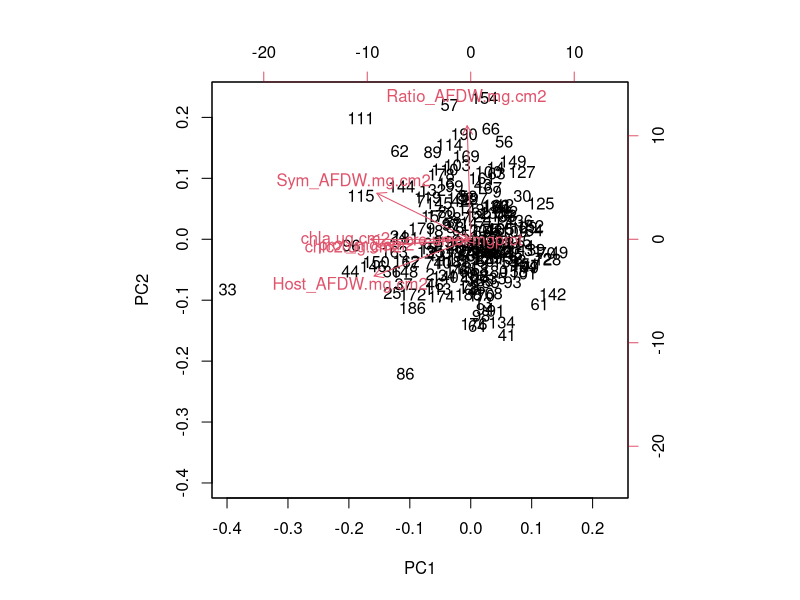
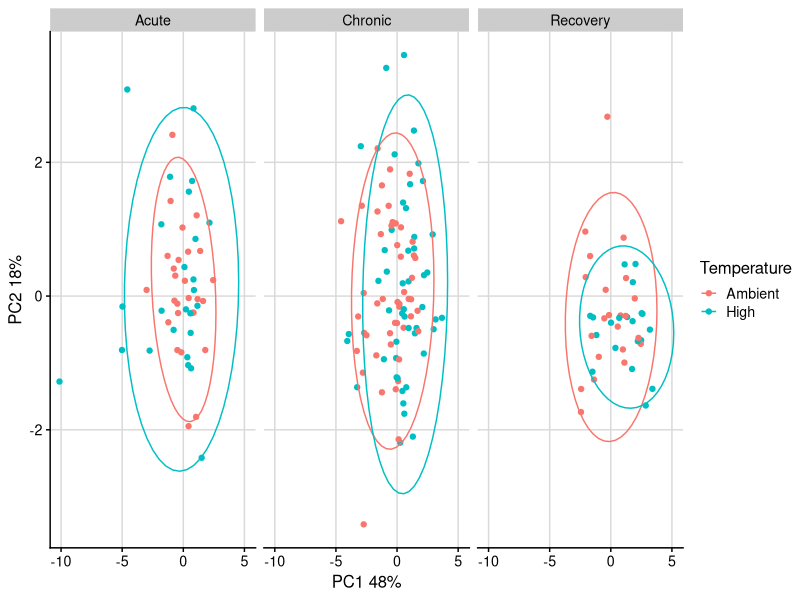
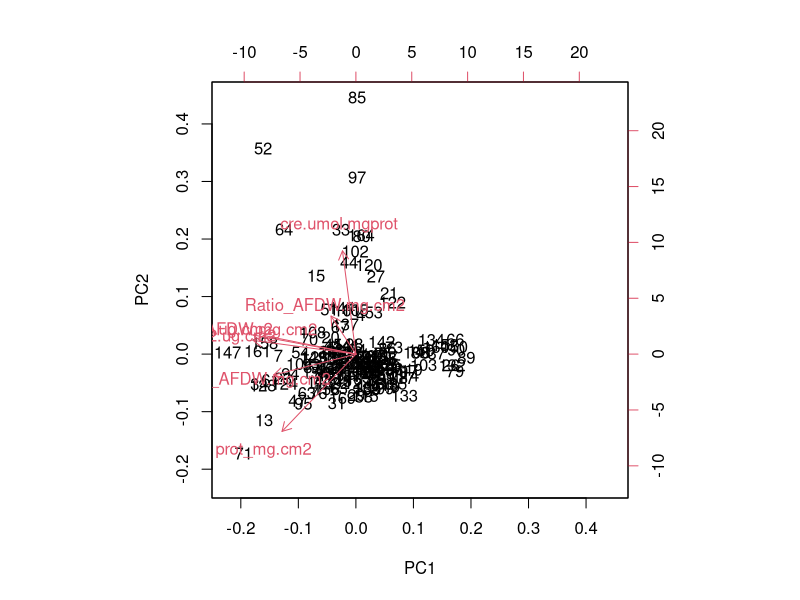
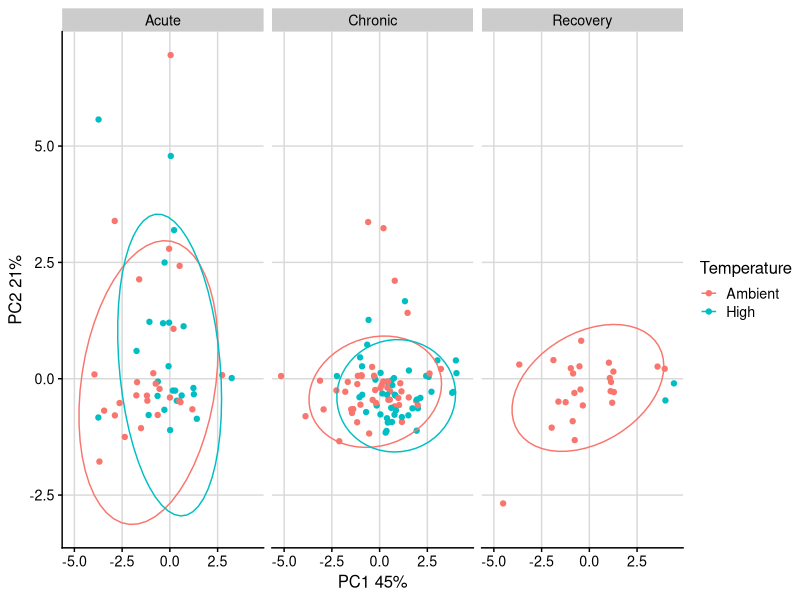

Source code (R) for these figures, in order:
# set working directory and load necessary packages
library(vegan)
library(tidyverse)
library(reshape2)
#library(ggbiplot)
library(broom)  # devtools::install_github("tidymodels/broom")
library(cowplot)
library(ggpubr)

# set seed
set.seed(54321)

# import data
data <- read.csv("Output/results_physiology.csv") #read in file
data <- data[ ,-c(10:12)]
data <- na.omit(data)
unique(data$Phase)
M.data <- data %>% filter(Species=="Mcapitata")
P.data <- data %>% filter(Species=="Pacuta")
Mcap.data <- M.data[,c(10:16)]
Pact.data <- P.data[,c(10:16)]

#Identify Factors 
Mcap.info <- M.data[,c(1:9,17)]
Pact.info <- P.data[,c(1:9,17)]

#Scale and center datasets
Mcap.data.scaled <- scale(Mcap.data, center = T, scale = T) # scaled variables
Pact.data.scaled <- scale(Pact.data, center = T, scale = T) # scaled variables

### Mcap
#PCA
Mcap.pca.out <- prcomp(Mcap.data.scaled, center=FALSE, scale=FALSE) #run PCA
summary(Mcap.pca.out) #view results
biplot(Mcap.pca.out) #plot results

# PERMANOVA
Mcap.mod <- adonis2(Mcap.data.scaled ~ Temperature * CO2 * Timepoint, data = Mcap.info, method = "euclidian") # PERMANOVA
Mcap.mod

Mcap.pca.out %>%
  augment(M.data) %>% # add original dataset back in
  ggplot(aes(.fittedPC1, .fittedPC2, color = Temperature)) + 
  geom_point(size = 1.5) +
  theme_half_open(12) + background_grid()+
  stat_ellipse() +
  facet_grid(cols=vars(Phase))+
  xlab("PC1 48%") + ylab("PC2 18%")

#Set Factor order for Timepoint
M.data$Timepoint <- factor(M.data$Timepoint, levels = c("Day 1","Day 2","1 week","2 week","4 week","6 week","8 week","12 week","16 week"))

Mcapitata.plot <-Mcap.pca.out %>%
  augment(M.data) %>% # add original dataset back in
  ggplot(aes(.fittedPC1, .fittedPC2, color = Temperature)) + 
  geom_point(size = 1.5) +
  theme_half_open(12) + background_grid()+
  stat_ellipse() +
  facet_grid(cols=vars(Timepoint))+
  xlab("PC1 45%") + ylab("PC2 21%")

### Pact
#PCA
Pact.pca.out <- prcomp(Pact.data.scaled, center=FALSE, scale=FALSE) #run PCA
summary(Pact.pca.out) #view results
biplot(Pact.pca.out) #plot results

# PERMANOVA
Pact.mod <- adonis2(Pact.data.scaled ~ Temperature * CO2 * Timepoint, data = Pact.info, method = "euclidian") # PERMANOVA
Pact.mod

Pact.pca.out %>%
  augment(P.data) %>% # add original dataset back in
  ggplot(aes(.fittedPC1, .fittedPC2, color = Temperature)) + 
  geom_point(size = 1.5) +
  theme_half_open(12) + background_grid()+
  stat_ellipse() +
  facet_grid(cols=vars(Phase))+
  xlab("PC1 45%") + ylab("PC2 21%")

#Set Factor order for Timepoint
P.data$Timepoint <- factor(P.data$Timepoint, levels = c("Day 1","Day 2","1 week","2 week","4 week","6 week","8 week","12 week","16 week"))

Pacuta.plot <- Pact.pca.out %>%
  augment(P.data) %>% # add original dataset back in
  ggplot(aes(.fittedPC1, .fittedPC2, color = Temperature)) + 
  geom_point(size = 1.5) +
  theme_half_open(12) + background_grid()+
  stat_ellipse() +
  facet_grid(cols=vars(Timepoint))+
  xlab("PC1 45%") + ylab("PC2 21%")


multi.page <- ggarrange(Mcapitata.plot, Pacuta.plot,
                        nrow = 2, ncol = 1)

ggexport(multi.page, filename = "Output/multi.page.ggplot2.pdf")
